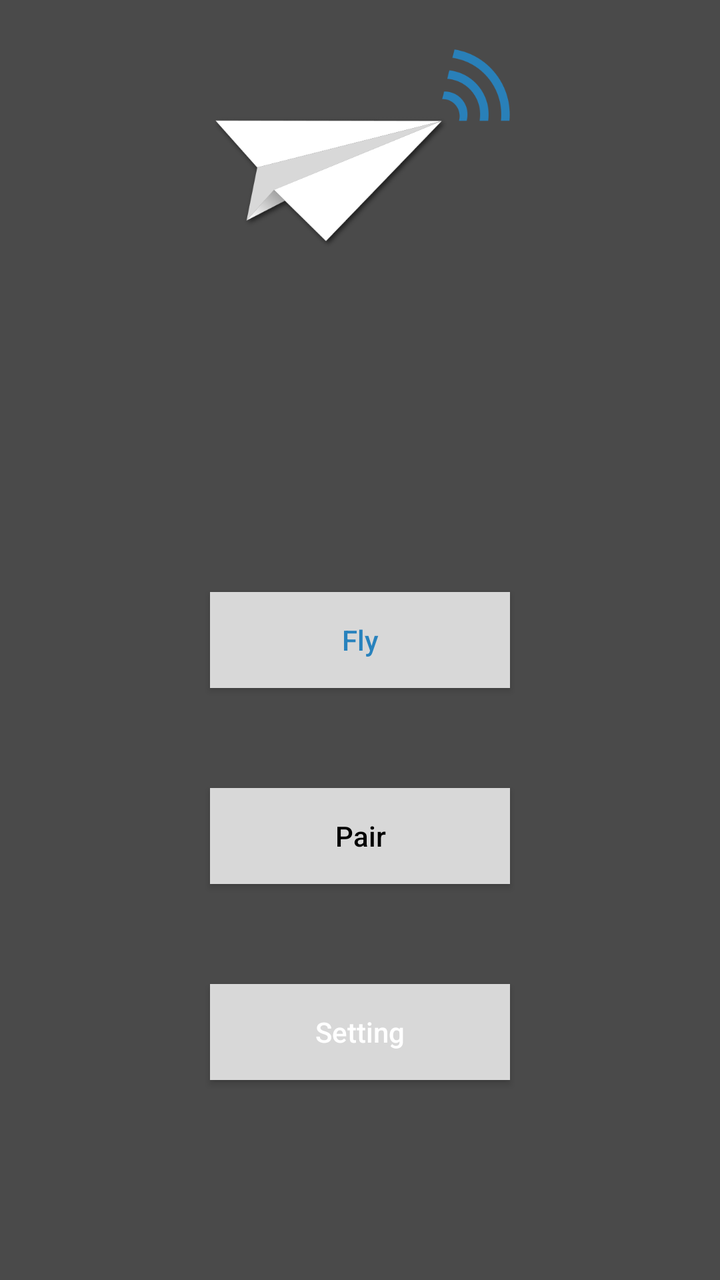
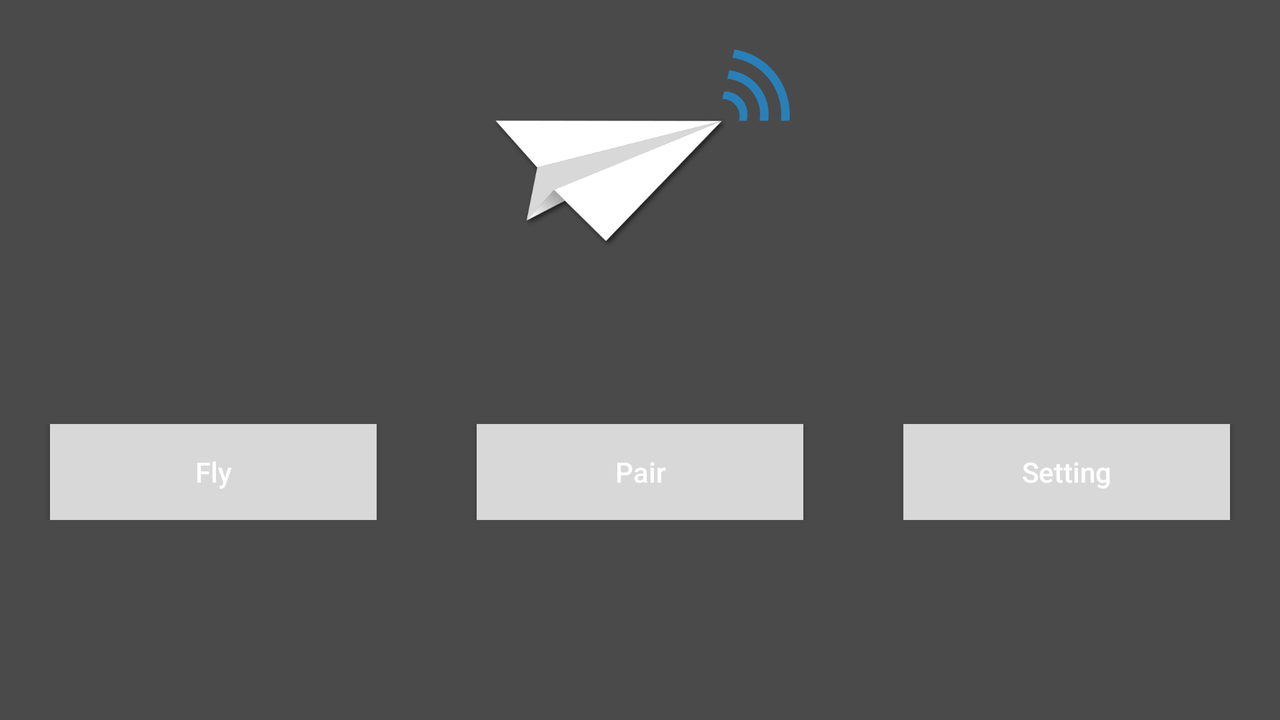

An Android layout and its configuration variant, each rendered on a device that would load it. The default file and the variant file are quoted in full after the pictures.
<!-- AndroidManifest.xml: activity theme AppTheme -->
<!-- res/layout/activity_main.xml -->
<?xml version="1.0" encoding="utf-8"?>

<RelativeLayout xmlns:android="http://schemas.android.com/apk/res/android"
    xmlns:app="http://schemas.android.com/apk/res-auto"
    android:layout_width="match_parent"
    android:layout_height="match_parent"
    android:keepScreenOn="true">

    <ImageView
        android:layout_width="150dp"
        android:layout_height="150dp"
        android:src="@drawable/omega_splicer_logo"
        android:layout_centerHorizontal="true" />
    
    <Button
        android:layout_width="150dp"
        android:layout_height="wrap_content"
        android:id="@+id/main_activity_fly_button"
        android:text="@string/fly"
        android:textColor="@color/blue_omega_splicer"
        android:layout_centerInParent="true"
        android:background="@color/light_gray"
        android:textAllCaps="false"/>

    <Button
        android:layout_width="150dp"
        android:layout_height="wrap_content"
        android:id="@+id/main_activity_pair_button"
        android:text="@string/pair"
        android:textColor="@android:color/black"
        android:layout_centerHorizontal="true"
        android:layout_marginTop="50dp"
        android:background="@color/light_gray"
        android:textAllCaps="false"
        android:layout_below="@+id/main_activity_fly_button"/>

    <Button
        android:layout_width="150dp"
        android:layout_height="wrap_content"
        android:id="@+id/main_activity_setting_button"
        android:text="@string/setting"
        android:layout_centerHorizontal="true"
        android:layout_marginTop="50dp"
        android:background="@color/light_gray"
        android:textAllCaps="false"
        android:layout_below="@+id/main_activity_pair_button"/>





    
        
        
        
        
        
        
        
        

        
            
            
            
            
            
            
            
            
            

    

    
        
        
        
        
        
        

        
            
            
            
            
            
            
            

    

    
        
        
        
        
        
        
        
        
        
        

        
            
            
            
            
            
            
            
            
            

    


    
        
        
        
        
        
        
        
        
        
        

    
        
        
        
        
        
        
        
        
        
        

    
        
        
        
        
        
        
        
        
        

    
        
        
        
        
        
        

</RelativeLayout>
<!-- resources referenced by this layout -->
<resources>
  <color name="blue_omega_splicer">#2882BD</color>
  <color name="light_gray">#D8D8D8</color>
  <!-- drawable omega_splicer_logo: png bitmap (drawable, 21248 bytes) -->
  <string name="fly">Fly</string>
  <string name="pair">Pair</string>
  <string name="setting">Setting</string>
  <!-- from res/values-v21/ -->
  <style name="AppTheme" parent="@style/Theme.AppCompat.NoActionBar">
          <item name="android:windowNoTitle">true</item>
          <item name="android:windowActionBar">false</item>
          <item name="android:windowFullscreen">true</item>
          <item name="android:windowContentOverlay">@null</item>
  
          <item name="android:windowBackground">@color/gray</item>
          <item name="android:windowContentTransitions">true</item>
          <item name="android:windowEnterTransition">@android:transition/explode</item>
          <item name="android:windowExitTransition">@android:transition/explode</item>
          <item name="android:windowSharedElementEnterTransition">@android:transition/move</item>
          <item name="android:windowSharedElementExitTransition">@android:transition/move</item>
      </style>
  <color name="gray">#4A4A4A</color>
</resources>
<!-- res/layout-land/activity_main.xml (the author's variant of the layout above) -->
<!-- drawn on the phone turned sideways -->
<?xml version="1.0" encoding="utf-8"?>

<RelativeLayout xmlns:android="http://schemas.android.com/apk/res/android"
    xmlns:app="http://schemas.android.com/apk/res-auto"
    android:layout_width="match_parent"
    android:layout_height="match_parent"
    android:keepScreenOn="true">

    <ImageView
        android:layout_width="150dp"
        android:layout_height="150dp"
        android:src="@drawable/omega_splicer_logo"
        android:layout_centerHorizontal="true" />

    <LinearLayout
        android:layout_width="match_parent"
        android:layout_height="wrap_content"
        android:weightSum="3"
        android:layout_alignParentBottom="true"
        android:layout_marginBottom="100dp">

        <Button
            android:layout_width="0dp"
            android:layout_height="wrap_content"
            android:layout_weight="1"
            android:id="@+id/main_activity_fly_button"
            android:text="@string/fly"
            android:layout_marginStart="25dp"
            android:layout_marginEnd="25dp"
            android:background="@color/light_gray"
            android:textAllCaps="false"/>

        <Button
            android:layout_width="0dp"
            android:layout_height="wrap_content"
            android:layout_weight="1"
            android:id="@+id/main_activity_pair_button"
            android:text="@string/pair"
            android:layout_marginStart="25dp"
            android:layout_marginEnd="25dp"
            android:background="@color/light_gray"
            android:textAllCaps="false"/>

        <Button
            android:layout_width="0dp"
            android:layout_height="wrap_content"
            android:layout_weight="1"
            android:layout_marginStart="25dp"
            android:layout_marginEnd="25dp"
            android:id="@+id/main_activity_setting_button"
            android:text="@string/setting"
            android:background="@color/light_gray"
            android:textAllCaps="false"/>

    </LinearLayout>

    
        
        
        
        
        
        
        
        

        
            
            
            
            
            
            
            
            
            

    

    
        
        
        
        
        
        

        
            
            
            
            
            
            
            

    

    
        
        
        
        
        
        
        
        
        
        

        
            
            
            
            
            
            
            
            
            

    


    
        
        
        
        
        
        
        
        
        
        

    
        
        
        
        
        
        
        
        
        
        

    
        
        
        
        
        
        
        
        
        

    
        
        
        
        
        
        

</RelativeLayout>
<!-- resources referenced by the variant -->
<!-- as the phone turned sideways resolves them -->
<resources>
  <color name="light_gray">#D8D8D8</color>
  <!-- drawable omega_splicer_logo: png bitmap (drawable, 21248 bytes) -->
  <string name="fly">Fly</string>
  <string name="pair">Pair</string>
  <string name="setting">Setting</string>
  <!-- from res/values-v21/ -->
  <style name="AppTheme" parent="@style/Theme.AppCompat.NoActionBar">
          <item name="android:windowNoTitle">true</item>
          <item name="android:windowActionBar">false</item>
          <item name="android:windowFullscreen">true</item>
          <item name="android:windowContentOverlay">@null</item>
  
          <item name="android:windowBackground">@color/gray</item>
          <item name="android:windowContentTransitions">true</item>
          <item name="android:windowEnterTransition">@android:transition/explode</item>
          <item name="android:windowExitTransition">@android:transition/explode</item>
          <item name="android:windowSharedElementEnterTransition">@android:transition/move</item>
          <item name="android:windowSharedElementExitTransition">@android:transition/move</item>
      </style>
  <color name="gray">#4A4A4A</color>
</resources>
